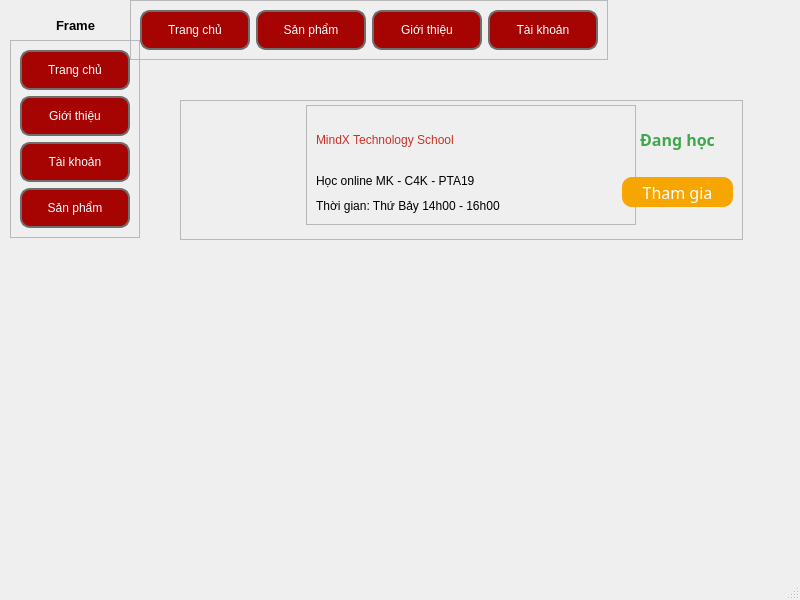
<?xml version="1.0" encoding="UTF-8"?>
<ui version="4.0">
 <class>MainWindow</class>
 <widget class="QMainWindow" name="MainWindow">
  <property name="geometry">
   <rect>
    <x>0</x>
    <y>0</y>
    <width>800</width>
    <height>600</height>
   </rect>
  </property>
  <property name="windowTitle">
   <string>MainWindow</string>
  </property>
  <widget class="QWidget" name="centralwidget">
   <widget class="QLabel" name="label">
    <property name="geometry">
     <rect>
      <x>0</x>
      <y>10</y>
      <width>151</width>
      <height>31</height>
     </rect>
    </property>
    <property name="font">
     <font>
      <pointsize>10</pointsize>
      <weight>75</weight>
      <bold>true</bold>
     </font>
    </property>
    <property name="text">
     <string>Frame</string>
    </property>
    <property name="alignment">
     <set>Qt::AlignCenter</set>
    </property>
   </widget>
   <widget class="QFrame" name="frame">
    <property name="geometry">
     <rect>
      <x>130</x>
      <y>0</y>
      <width>478</width>
      <height>60</height>
     </rect>
    </property>
    <property name="frameShape">
     <enum>QFrame::StyledPanel</enum>
    </property>
    <property name="frameShadow">
     <enum>QFrame::Raised</enum>
    </property>
    <layout class="QHBoxLayout" name="horizontalLayout">
     <item>
      <widget class="QPushButton" name="pushButton_3">
       <property name="minimumSize">
        <size>
         <width>110</width>
         <height>40</height>
        </size>
       </property>
       <property name="maximumSize">
        <size>
         <width>110</width>
         <height>40</height>
        </size>
       </property>
       <property name="styleSheet">
        <string notr="true">/* Trạng thái bình thường*/
QPushButton{
	/* Màu nền */
	background-color: rgb(166,3,3);
	/* Màu chữ */
	color: white;
	/* font chữ */
	font: 75 10pt &quot;Arial&quot;;
	/* Viền: kích thước - loại - màu */
	border: 2px solid #6e6e6e;
	/* làm cong viền */
	border-radius: 10px;
}

/* Trạng thái khi di chuột vào */
QPushButton:hover{
	background-color: #fadede;
	color: black;
}

/* Trạng thái khi ấn chuột */
QPushButton:pressed{
	/* tăng khoảng cách đến viền */
	padding-left: 3px;
	padding-top: 3px;
}</string>
       </property>
       <property name="text">
        <string>Trang chủ</string>
       </property>
      </widget>
     </item>
     <item>
      <widget class="QPushButton" name="pushButton_2">
       <property name="minimumSize">
        <size>
         <width>110</width>
         <height>40</height>
        </size>
       </property>
       <property name="maximumSize">
        <size>
         <width>110</width>
         <height>40</height>
        </size>
       </property>
       <property name="styleSheet">
        <string notr="true">/* Trạng thái bình thường*/
QPushButton{
	/* Màu nền */
	background-color: rgb(166,3,3);
	/* Màu chữ */
	color: white;
	/* font chữ */
	font: 75 10pt &quot;Arial&quot;;
	/* Viền: kích thước - loại - màu */
	border: 2px solid #6e6e6e;
	/* làm cong viền */
	border-radius: 10px;
}

/* Trạng thái khi di chuột vào */
QPushButton:hover{
	background-color: #fadede;
	color: black;
}

/* Trạng thái khi ấn chuột */
QPushButton:pressed{
	/* tăng khoảng cách đến viền */
	padding-left: 3px;
	padding-top: 3px;
}</string>
       </property>
       <property name="text">
        <string>Sản phẩm</string>
       </property>
      </widget>
     </item>
     <item>
      <widget class="QPushButton" name="pushButton_4">
       <property name="minimumSize">
        <size>
         <width>110</width>
         <height>40</height>
        </size>
       </property>
       <property name="maximumSize">
        <size>
         <width>110</width>
         <height>40</height>
        </size>
       </property>
       <property name="styleSheet">
        <string notr="true">/* Trạng thái bình thường*/
QPushButton{
	/* Màu nền */
	background-color: rgb(166,3,3);
	/* Màu chữ */
	color: white;
	/* font chữ */
	font: 75 10pt &quot;Arial&quot;;
	/* Viền: kích thước - loại - màu */
	border: 2px solid #6e6e6e;
	/* làm cong viền */
	border-radius: 10px;
}

/* Trạng thái khi di chuột vào */
QPushButton:hover{
	background-color: #fadede;
	color: black;
}

/* Trạng thái khi ấn chuột */
QPushButton:pressed{
	/* tăng khoảng cách đến viền */
	padding-left: 3px;
	padding-top: 3px;
}</string>
       </property>
       <property name="text">
        <string>Giới thiệu</string>
       </property>
      </widget>
     </item>
     <item>
      <widget class="QPushButton" name="pushButton_5">
       <property name="minimumSize">
        <size>
         <width>110</width>
         <height>40</height>
        </size>
       </property>
       <property name="maximumSize">
        <size>
         <width>110</width>
         <height>40</height>
        </size>
       </property>
       <property name="styleSheet">
        <string notr="true">/* Trạng thái bình thường*/
QPushButton{
	/* Màu nền */
	background-color: rgb(166,3,3);
	/* Màu chữ */
	color: white;
	/* font chữ */
	font: 75 10pt &quot;Arial&quot;;
	/* Viền: kích thước - loại - màu */
	border: 2px solid #6e6e6e;
	/* làm cong viền */
	border-radius: 10px;
}

/* Trạng thái khi di chuột vào */
QPushButton:hover{
	background-color: #fadede;
	color: black;
}

/* Trạng thái khi ấn chuột */
QPushButton:pressed{
	/* tăng khoảng cách đến viền */
	padding-left: 3px;
	padding-top: 3px;
}</string>
       </property>
       <property name="text">
        <string>Tài khoản</string>
       </property>
      </widget>
     </item>
    </layout>
   </widget>
   <widget class="QFrame" name="frame_2">
    <property name="geometry">
     <rect>
      <x>10</x>
      <y>40</y>
      <width>130</width>
      <height>198</height>
     </rect>
    </property>
    <property name="frameShape">
     <enum>QFrame::StyledPanel</enum>
    </property>
    <property name="frameShadow">
     <enum>QFrame::Raised</enum>
    </property>
    <layout class="QVBoxLayout" name="verticalLayout">
     <item>
      <widget class="QPushButton" name="pushButton_7">
       <property name="minimumSize">
        <size>
         <width>110</width>
         <height>40</height>
        </size>
       </property>
       <property name="maximumSize">
        <size>
         <width>110</width>
         <height>40</height>
        </size>
       </property>
       <property name="styleSheet">
        <string notr="true">/* Trạng thái bình thường*/
QPushButton{
	/* Màu nền */
	background-color: rgb(166,3,3);
	/* Màu chữ */
	color: white;
	/* font chữ */
	font: 75 10pt &quot;Arial&quot;;
	/* Viền: kích thước - loại - màu */
	border: 2px solid #6e6e6e;
	/* làm cong viền */
	border-radius: 10px;
}

/* Trạng thái khi di chuột vào */
QPushButton:hover{
	background-color: #fadede;
	color: black;
}

/* Trạng thái khi ấn chuột */
QPushButton:pressed{
	/* tăng khoảng cách đến viền */
	padding-left: 3px;
	padding-top: 3px;
}</string>
       </property>
       <property name="text">
        <string>Trang chủ</string>
       </property>
      </widget>
     </item>
     <item>
      <widget class="QPushButton" name="pushButton_8">
       <property name="minimumSize">
        <size>
         <width>110</width>
         <height>40</height>
        </size>
       </property>
       <property name="maximumSize">
        <size>
         <width>110</width>
         <height>40</height>
        </size>
       </property>
       <property name="styleSheet">
        <string notr="true">/* Trạng thái bình thường*/
QPushButton{
	/* Màu nền */
	background-color: rgb(166,3,3);
	/* Màu chữ */
	color: white;
	/* font chữ */
	font: 75 10pt &quot;Arial&quot;;
	/* Viền: kích thước - loại - màu */
	border: 2px solid #6e6e6e;
	/* làm cong viền */
	border-radius: 10px;
}

/* Trạng thái khi di chuột vào */
QPushButton:hover{
	background-color: #fadede;
	color: black;
}

/* Trạng thái khi ấn chuột */
QPushButton:pressed{
	/* tăng khoảng cách đến viền */
	padding-left: 3px;
	padding-top: 3px;
}</string>
       </property>
       <property name="text">
        <string>Giới thiệu</string>
       </property>
      </widget>
     </item>
     <item>
      <widget class="QPushButton" name="pushButton_6">
       <property name="minimumSize">
        <size>
         <width>110</width>
         <height>40</height>
        </size>
       </property>
       <property name="maximumSize">
        <size>
         <width>110</width>
         <height>40</height>
        </size>
       </property>
       <property name="styleSheet">
        <string notr="true">/* Trạng thái bình thường*/
QPushButton{
	/* Màu nền */
	background-color: rgb(166,3,3);
	/* Màu chữ */
	color: white;
	/* font chữ */
	font: 75 10pt &quot;Arial&quot;;
	/* Viền: kích thước - loại - màu */
	border: 2px solid #6e6e6e;
	/* làm cong viền */
	border-radius: 10px;
}

/* Trạng thái khi di chuột vào */
QPushButton:hover{
	background-color: #fadede;
	color: black;
}

/* Trạng thái khi ấn chuột */
QPushButton:pressed{
	/* tăng khoảng cách đến viền */
	padding-left: 3px;
	padding-top: 3px;
}</string>
       </property>
       <property name="text">
        <string>Tài khoản</string>
       </property>
      </widget>
     </item>
     <item>
      <widget class="QPushButton" name="pushButton_9">
       <property name="minimumSize">
        <size>
         <width>110</width>
         <height>40</height>
        </size>
       </property>
       <property name="maximumSize">
        <size>
         <width>110</width>
         <height>40</height>
        </size>
       </property>
       <property name="styleSheet">
        <string notr="true">/* Trạng thái bình thường*/
QPushButton{
	/* Màu nền */
	background-color: rgb(166,3,3);
	/* Màu chữ */
	color: white;
	/* font chữ */
	font: 75 10pt &quot;Arial&quot;;
	/* Viền: kích thước - loại - màu */
	border: 2px solid #6e6e6e;
	/* làm cong viền */
	border-radius: 10px;
}

/* Trạng thái khi di chuột vào */
QPushButton:hover{
	background-color: #fadede;
	color: black;
}

/* Trạng thái khi ấn chuột */
QPushButton:pressed{
	/* tăng khoảng cách đến viền */
	padding-left: 3px;
	padding-top: 3px;
}</string>
       </property>
       <property name="text">
        <string>Sản phẩm</string>
       </property>
      </widget>
     </item>
    </layout>
   </widget>
   <widget class="QFrame" name="frame_3">
    <property name="geometry">
     <rect>
      <x>180</x>
      <y>100</y>
      <width>563</width>
      <height>140</height>
     </rect>
    </property>
    <property name="frameShape">
     <enum>QFrame::StyledPanel</enum>
    </property>
    <property name="frameShadow">
     <enum>QFrame::Raised</enum>
    </property>
    <layout class="QHBoxLayout" name="horizontalLayout_2">
     <property name="spacing">
      <number>5</number>
     </property>
     <property name="leftMargin">
      <number>0</number>
     </property>
     <property name="topMargin">
      <number>0</number>
     </property>
     <property name="rightMargin">
      <number>0</number>
     </property>
     <item>
      <widget class="QLabel" name="label_5">
       <property name="minimumSize">
        <size>
         <width>120</width>
         <height>120</height>
        </size>
       </property>
       <property name="maximumSize">
        <size>
         <width>120</width>
         <height>120</height>
        </size>
       </property>
       <property name="text">
        <string/>
       </property>
       <property name="pixmap">
        <pixmap>images/mindx.jpg</pixmap>
       </property>
       <property name="scaledContents">
        <bool>true</bool>
       </property>
      </widget>
     </item>
     <item>
      <widget class="QFrame" name="frame_4">
       <property name="minimumSize">
        <size>
         <width>330</width>
         <height>120</height>
        </size>
       </property>
       <property name="maximumSize">
        <size>
         <width>330</width>
         <height>120</height>
        </size>
       </property>
       <property name="frameShape">
        <enum>QFrame::StyledPanel</enum>
       </property>
       <property name="frameShadow">
        <enum>QFrame::Raised</enum>
       </property>
       <layout class="QVBoxLayout" name="verticalLayout_2">
        <item>
         <widget class="QLabel" name="label_6">
          <property name="minimumSize">
           <size>
            <width>0</width>
            <height>50</height>
           </size>
          </property>
          <property name="styleSheet">
           <string notr="true">color: rgb(202, 49, 38);
font: 81 16pt &quot;Nunito Sans Normal ExtraBold&quot;;</string>
          </property>
          <property name="text">
           <string>MindX Technology School</string>
          </property>
         </widget>
        </item>
        <item>
         <widget class="QLabel" name="label_7">
          <property name="styleSheet">
           <string notr="true">font: 75 10pt &quot;Nunito Sans Normal&quot;;</string>
          </property>
          <property name="text">
           <string>Học online MK - C4K - PTA19</string>
          </property>
         </widget>
        </item>
        <item>
         <widget class="QLabel" name="label_8">
          <property name="styleSheet">
           <string notr="true">font: 75 10pt &quot;Nunito Sans Normal&quot;;</string>
          </property>
          <property name="text">
           <string>Thời gian: Thứ Bảy 14h00 - 16h00</string>
          </property>
         </widget>
        </item>
       </layout>
      </widget>
     </item>
     <item>
      <widget class="QFrame" name="frame_5">
       <property name="minimumSize">
        <size>
         <width>120</width>
         <height>0</height>
        </size>
       </property>
       <property name="styleSheet">
        <string notr="true">border: none;</string>
       </property>
       <property name="frameShape">
        <enum>QFrame::StyledPanel</enum>
       </property>
       <property name="frameShadow">
        <enum>QFrame::Raised</enum>
       </property>
       <layout class="QGridLayout" name="gridLayout_5">
        <property name="leftMargin">
         <number>0</number>
        </property>
        <property name="topMargin">
         <number>0</number>
        </property>
        <property name="bottomMargin">
         <number>0</number>
        </property>
        <property name="spacing">
         <number>0</number>
        </property>
        <item row="0" column="0">
         <widget class="QLabel" name="label_9">
          <property name="minimumSize">
           <size>
            <width>0</width>
            <height>30</height>
           </size>
          </property>
          <property name="maximumSize">
           <size>
            <width>16777215</width>
            <height>30</height>
           </size>
          </property>
          <property name="font">
           <font>
            <family>Nunito Sans Normal ExtraBold</family>
            <pointsize>12</pointsize>
            <weight>75</weight>
            <bold>true</bold>
           </font>
          </property>
          <property name="styleSheet">
           <string notr="true">color: rgb(65, 167, 77);</string>
          </property>
          <property name="text">
           <string>Đang học</string>
          </property>
          <property name="alignment">
           <set>Qt::AlignCenter</set>
          </property>
         </widget>
        </item>
        <item row="1" column="0">
         <widget class="QPushButton" name="pushButton_49">
          <property name="minimumSize">
           <size>
            <width>0</width>
            <height>30</height>
           </size>
          </property>
          <property name="font">
           <font>
            <family>Nunito Sans Normal</family>
            <pointsize>12</pointsize>
           </font>
          </property>
          <property name="styleSheet">
           <string notr="true">QPushButton{
	border-radius: 10px;
	background-color: rgb(247, 165, 0);
	color: white;
}

QPushButton:pressed{
	padding-left: 2px;
	padding-top: 2px;
}

QPushButton:hover{
	background-color: rgba(247, 165, 0, 0.8);
}
</string>
          </property>
          <property name="text">
           <string>Tham gia</string>
          </property>
         </widget>
        </item>
       </layout>
      </widget>
     </item>
    </layout>
   </widget>
  </widget>
  <widget class="QMenuBar" name="menubar">
   <property name="geometry">
    <rect>
     <x>0</x>
     <y>0</y>
     <width>800</width>
     <height>26</height>
    </rect>
   </property>
  </widget>
  <widget class="QStatusBar" name="statusbar"/>
 </widget>
 <resources/>
 <connections/>
</ui>
